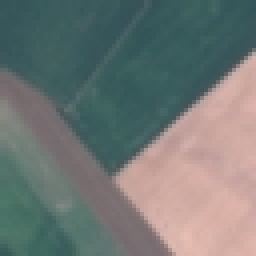
#> input picture EuroSAT/2750/AnnualCrop/AnnualCrop_1313.jpg, 64 x 64 px, found by its file name (shown 4 times larger); its folder holds only this picture in this run
$ python visualize_dataset.py
#> lines starting #> are read from the running program, lines starting #| are printed output that depends on the picture
import os
import matplotlib.pyplot as plt
import cv2

# Path to the dataset (update with your folder path)
dataset_path = r"D:\college\PROJECT\EuroSAT"  # Raw string path to avoid escape sequences

# List of categories (land cover types)
categories = os.listdir(dataset_path)

# Display sample images from each subfolder (limit to the first 5 subfolders for simplicity)
plt.figure(figsize=(15, 10))

count = 1  # To keep track of the subplot index
for i, category in enumerate(categories):  # Iterate through all categories
    category_path = os.path.join(dataset_path, category)

    # Check for subdirectories
    subdirs = [d for d in os.listdir(category_path) if os.path.isdir(os.path.join(category_path, d))]

    if not subdirs:
        print(f"No subdirectories found in {category_path}.")
        continue

    for subdir in subdirs:  # Loop through subdirectories
        subdir_path = os.path.join(category_path, subdir)

        # Get all image files (jpg, png, jpeg) from the subdirectory
        image_files = [f for f in os.listdir(subdir_path) if f.endswith(('.jpg', '.png', '.jpeg'))]

        if image_files:
            for idx in range(min(2, len(image_files))):  # Show first 2 images or less if there are fewer than 2
                sample_image = image_files[idx]
                image_path = os.path.join(subdir_path, sample_image)

                # Load the image using OpenCV
                image = cv2.imread(image_path)
#> image is the input picture: shape (64, 64, 3); mean B, G, R 116.8, 119.5, 112.4

                if image is not None:
                    # Convert the image to RGB (OpenCV loads images in BGR by default)
                    image = cv2.cvtColor(image, cv2.COLOR_BGR2RGB)

                    # Display the image in a subplot
                    plt.subplot(5, 5, count)  # Adjust grid size (e.g., 5x5 for up to 25 images)
                    plt.imshow(image)
                    plt.title(f"{category[:10]} - {subdir[:10]} ({idx + 1})", fontsize=10)  # Shortened title to avoid overlap
                    plt.axis('off')
                    count += 1  # Increment subplot index

            # Stop if the subplot grid is filled
            if count > 25:
                break
    if count > 25:
        break

# Adjust spacing between subplots
plt.subplots_adjust(hspace=0.5, wspace=0.5)  # Add space between subplots

plt.tight_layout()
plt.show()
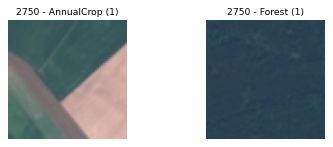
#> figure drawn by matplotlib, 2 panels

$ run again, on EuroSAT/2750/AnnualCrop/AnnualCrop_136.jpg
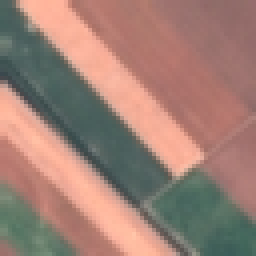
#> input picture EuroSAT/2750/AnnualCrop/AnnualCrop_136.jpg, 64 x 64 px, found by its file name (shown 4 times larger)
#> image is the input picture: shape (64, 64, 3); mean B, G, R 116.7, 127.5, 159.1
#> `plt.show()`:
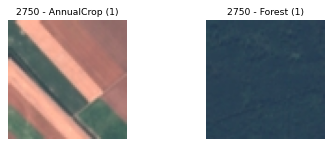
#> figure drawn by matplotlib, 2 panels
